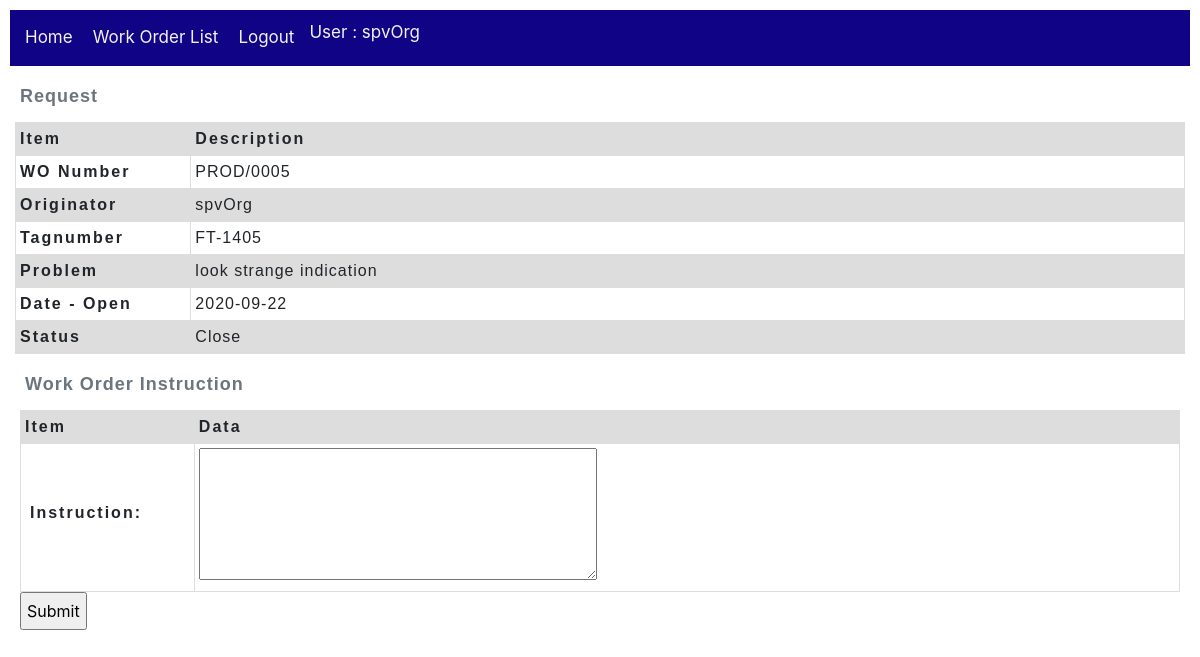
/workOrder/wo_instruction/5/create/ (signed in), run on the app's committed database.
### workOrder/models.py (models this page shows, shortened)
class Work_order(models.Model):
    wo_number = models.CharField(max_length=20, null=True)
    tagnumber = models.CharField(max_length=50, null=True, help_text='Enter tagnumber(eg. FT-1405)')
    problem = models.TextField(max_length=1000, null=True)
    originator = models.ForeignKey(User,
        on_delete=models.SET_NULL,
        null=True)
    dest_section = models.ForeignKey(Section,
        on_delete=models.SET_NULL,
        null=True)
    date_open = models.DateField()
    date_finish = models.DateField(null=True)
    status = models.ForeignKey(Action,
        on_delete=models.SET_NULL,
        null=True)
    priority = models.ForeignKey(Wo_priority,
        on_delete=models.SET_NULL,
        null=True)
    current_user_id = models.IntegerField(null=True)
    executor_user_id = models.IntegerField(null=True)
    class Meta:
        ordering = ['originator','status','wo_number']

### utility/models.py (models this page shows, shortened)
class Action(models.Model):
    name = models.CharField(max_length=20, null=True, help_text='Enter name of Action(eg. Open, Close, Reject...)')
    description = models.CharField(max_length=100, null=True, help_text='Enter description of Action')
    mode = models.ForeignKey('Mode', on_delete=models.SET_NULL, null=True)
    class Meta:
        ordering = ['name']

### workOrder/views.py (the view, shortened to what this page needs)
# urls.py: path('wo_instruction/<int:pk>/create/', views.Wo_instructionCreate.as_view(), name='wo_instruction-create'),
class Wo_instructionCreate(LoginRequiredMixin, CreateView):
    form_class = WoInstruction_form
    model = Wo_instruction
    template_name = 'workOrder/WoInstruction_form.html'  # Specify your own template name/location
    def get_form_kwargs(self):
        kwargs = super(Wo_instructionCreate, self).get_form_kwargs()
        kwargs.update({'user': self.request.user})
        return kwargs
    def get_initial(self):
        initial = super(Wo_instructionCreate, self).get_initial()
        return initial
    def get_context_data(self, **kwargs):
        context = super(Wo_instructionCreate,self).get_context_data(**kwargs)
        woOnProcess = Work_order.objects.get(id=self.kwargs.get("pk"))
        context['work_order'] = woOnProcess
        return context

### workOrder/forms.py (shortened to what this page needs)
class WoInstruction_form(ModelForm):
    def __init__(self, *args, **kwargs):
        self.user = kwargs.pop('user')
        super(WoInstruction_form, self).__init__(*args, **kwargs)
    class Meta:
        template_name = 'workOrder/WoInstruction_form.html'  # Specify your own template name/location
        model = Wo_instruction
        fields = [
           'instruction',
            ]
        widgets = { 'instruction': forms.Textarea(attrs={'rows':5})}

### workOrder/templates/workOrder/WoInstruction_form.html (shortened to what this page needs)
{% extends "base_workOrder.html" %}
{% block content %}
  {% include 'Wo_request.html' %}
  <form action="" method="post">
    <table class="WoForm">
      <caption>Work Order Instruction</caption>
      <thead>
        <tr>
          <th scope="col">Item</th>
          <th scope="col">Data</th>
        </tr>
      </thead>
      <tbody>
        {{ form.as_table }}
      </tbody>
    </table>
    <input type="submit" value="Submit">
  </form>
{% endblock %}

### workOrder/templates/base_workOrder.html (shortened to what this page needs)
<!DOCTYPE html>
<html lang="en">
    <head>
        <link rel="stylesheet" href="https://stackpath.bootstrapcdn.com/bootstrap/4.1.3/css/bootstrap.min.css">
        <link rel="stylesheet" href="http://code.jquery.com/ui/1.11.0/themes/smoothness/jquery-ui.css">
        {% load static %}
        <link rel="stylesheet" href="{% static 'css/styles.css' %}">
    </head>
    <body>
        <div class="topnav">
            <ul>
                <li><a href="{% url 'home-cmms' %}">Home</a></li>
                {% if user.is_authenticated %}
                    <li><a href="{% url 'workOrder:work_orders'%}">Work Order List</a></li>
                    <li><a href="{% url 'logout'%}?next={{request.path}}">Logout</a></li>
                {% else %}
                    <li><a href="{% url 'login'%}?next={{request.path}}">Login</a></li>
                {% endif %}
                {% if user.is_authenticated %}
                    <li>User : {{ user.get_username }}</li>
                {% endif %}
            </ul>
        </div>
        <div>{% block content %}{% endblock %}</div>
    </body>
</html>

### workOrder/templates/Wo_request.html
{% block content %}
    <table class="WoHeader">
        <caption>Request</caption>
        <thead>
            <tr>
                <th scope="col">Item</th>
                <th scope="col">Description</th>
            </tr>
        </thead>
        <tbody>
            <tr>
                <th scope="row">WO Number</th>
                <td>{{ work_order.wo_number }}</td>
            </tr>
            <tr>
                <th scope="row">Originator</th>
                <td>{{ work_order.originator }}</td>
            </tr>
            <tr>
                <th scope="row">Tagnumber</th>
                <td>{{ work_order.tagnumber }}</td>
            </tr>
            <tr>
                <th scope="row">Problem</th>
                <td>{{ work_order.problem }}</td>
            </tr>
            <tr>
                <th scope="row">Date - Open</th>
                <td>{{ work_order.date_open }}</td>
            </tr>
            <tr>
                <th scope="row">Status</th>
                <td>{{ work_order.status.name }}</td>
            </tr>
        </tbody>
    </table>
{% endblock %}

### workOrder/static/css/styles.css (style rules this page uses)
* { padding: 5px; }
.topnav { overflow: hidden; background-color: rgb(16, 3, 133); }
.topnav ul { list-style-type: none; margin: 0; padding: 0; overflow: hidden; background-color: rgb(16, 3, 133); }
.topnav ul li { float: left; color: #f2f2f2; text-align: center; padding: 5px; text-decoration: none; font-size: 17px; }
.topnav ul li a { float: left; color: #f2f2f2; text-align: center; padding: 5px; text-decoration: none; font-size: 17px; }
* { box-sizing: border-box; }
table { table-layout: fixed; width: 100%; border-collapse: collapse; }
caption { font-family: sans-serif; font-size: 18px; font-weight: bold; caption-side: top; text-align: left; letter-spacing: 1px; }
td, th { border: 1px solid #dddddd; text-align: left; padding: 4px; }
th { letter-spacing: 2px; }
td { letter-spacing: 1px; }
thead th { background-color: #dddddd; }
tr:nth-child(even) { background-color: #dddddd; }
table.WoHeader { font-family: arial, sans-serif; }
table.WoHeader thead th:nth-child(1) { width: 15%; }
table.WoForm { font-family: arial, sans-serif; }
table.WoForm thead th:nth-child(1) { width: 15%; }

### data on the page
Work_order: wo_number "PROD/0005", originator "spvOrg", tagnumber "FT-1405", problem "look strange indication", date_open "2020-09-22", status.name "Close"

### other printed values
{{ user.get_username }} "spvOrg"
